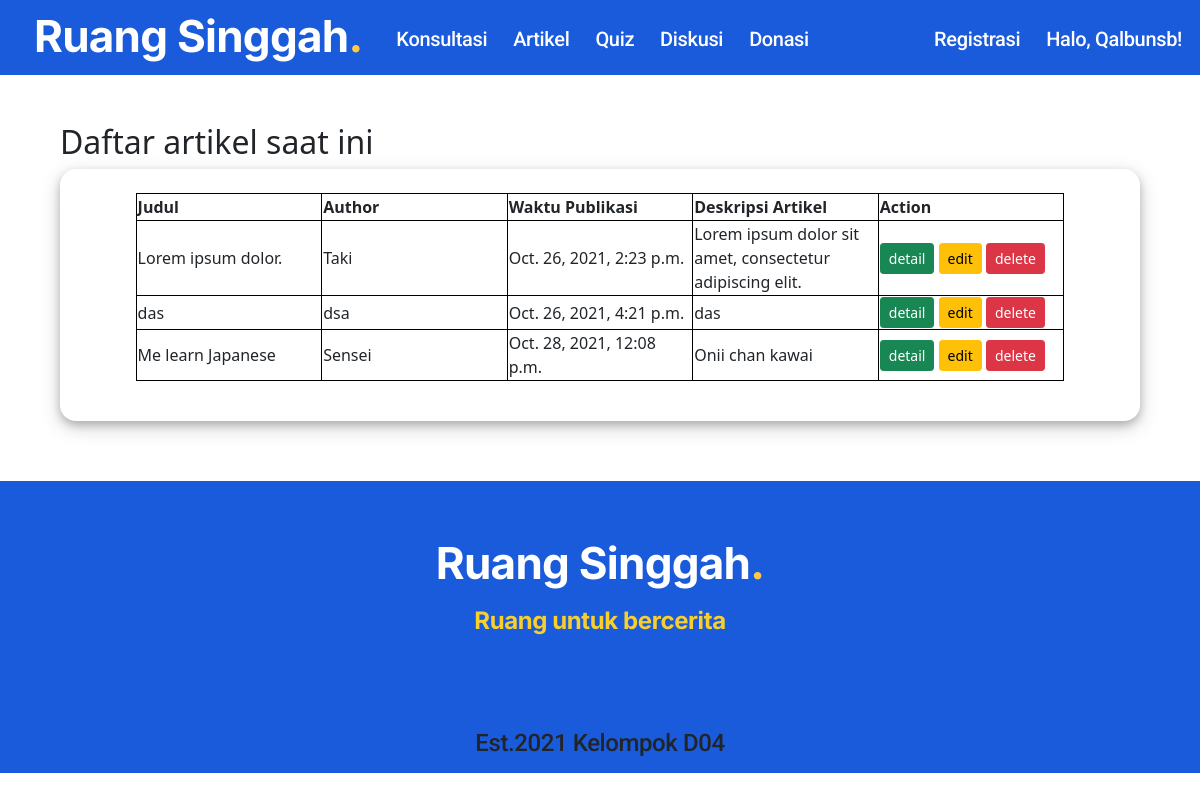
Page /artikel/admin_view (signed in) on the earlier database version.
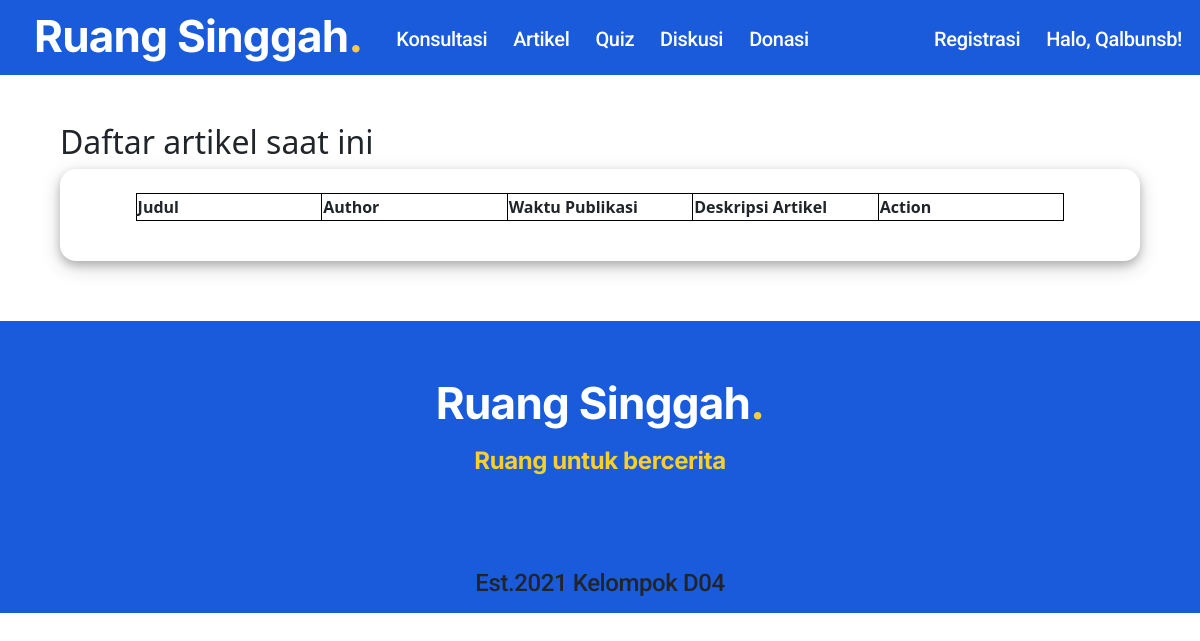
Same page on the later database version.
### article/models.py (models this page shows, shortened)
class Article(models.Model):
    id=models.AutoField(primary_key=True)
    title = models.CharField(max_length = 100)
    author = models.CharField(max_length=50)
    date = models.DateTimeField(auto_now=True)
    desc = models.CharField(max_length = 300)
    article = models.TextField()
    photo = models.ImageField(upload_to='images/')

### article/views.py (the view)
# urls.py: path('admin_view', adminView, name='admin_view'),
def adminView(request):
    if request.user.is_authenticated and (request.user.is_counselor or request.user.is_staff or request.user.is_superuser):
        article = Article.objects.all().values()
        response = {'article':article}
        return render(request, 'admin_view.html', response)
    else:
        return redirect('../artikel')

### article/templates/admin_view.html (shortened to what this page needs)
{% extends 'base.html' %}
{% load static %}
    {% block css %}
    {{block.super}}
    <link rel="stylesheet" href="{% static 'css/admin_view.css' %}">
    {% endblock %}
  {% block body %}
  {{block.super}}
  <br>
  <br>
  <div class="content">
        <h2>Daftar artikel saat ini</h2>
        <div class="tableBack">
            <div class="table">
                <table>
                    <tr>
                        <th>Judul</th>
                        <th>Author</th>
                        <th>Waktu Publikasi</th>
                        <th>Deskripsi Artikel</th>
                        <th>Action</th>
                    </tr>
                    {% for i in article %}
                    <tr>
                        <td>
                            {{i.title}}
                        </td>
                        <td>
                            {{i.author}}
                        </td>
                        <td>
                            {{i.date}}
                        </td>
                        <td>
                            {{i.desc}}
                        </td>
                        <td>
                            <a href="{% url 'article:singlePost' id=i.id  %}" class="btn btn-success btn-sm">detail</a>
                            <a href="{% url 'article:edit' id=i.id  %}" class="btn btn-warning btn-sm">edit</a>
                            <button class="btn btn-block btn-delete btn-danger btn-sm">delete</button>
                        </td>
                    </tr>
                    {% endfor %}
                </table>
            </div>
        </div>
    </div>
  {% endblock %}

Differences in the rows shown:
removed Article: title "Lorem ipsum dolor.", author "Taki", date "Oct. 26, 2021, 2:23 p.m.", desc "Lorem ipsum dolor sit amet, consectetur adipiscing elit."
removed Article: title "das", author "dsa", date "Oct. 26, 2021, 4:21 p.m.", desc "das"
removed Article: title "Me learn Japanese", author "Sensei", date "Oct. 28, 2021, 12:08 p.m.", desc "Onii chan kawai"
